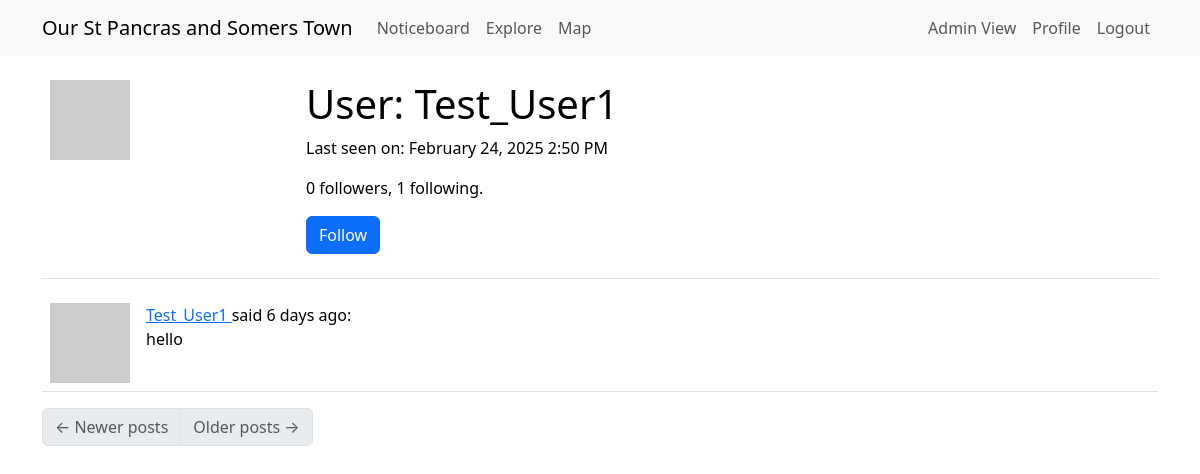
Screenshot of /user/Test_User1 (signed in) with the database file from the repository.
### app/models.py (models this page shows, shortened)
class User(UserMixin, db.Model):
    __tablename__ = "User"
    __searchable__ = ['username', 'email',]
    id: so.Mapped[int] = so.mapped_column(primary_key=True) # so.Mapped gives a python data type to the attr, so.mapped_column creates the actual column
    access_level: so.Mapped[int] = so.mapped_column(
        default=0,  # Default to 0 (logged-in User)
        nullable=False
    )
    username: so.Mapped[str] = so.mapped_column(sa.String(64), index=True,
                                                unique=True)
    email: so.Mapped[str] = so.mapped_column(sa.String(120), index=True,
                                             unique=True)
    password_hash: so.Mapped[Optional[str]] = so.mapped_column(sa.String(256)) #attr can be defined as Optional
    about_me: so.Mapped[Optional[str]] = so.mapped_column(sa.String(140))
    last_seen: so.Mapped[Optional[datetime]] = so.mapped_column(
        default=lambda: datetime.now(timezone.utc))
    posts: so.WriteOnlyMapped['Post'] = so.relationship(
        back_populates='author',
        passive_deletes=True) #back_populates links Posts.author to User.posts
    following: so.WriteOnlyMapped['User'] = so.relationship(
        secondary=followers, primaryjoin=(followers.c.follower_id == id), # establish link between User and Follower tables, where the id matches (all the Users this current User follows)
        secondaryjoin=(followers.c.followed_id == id), #links followers back to Users. identifies all Users who are followed by the current User
        back_populates='followers',
        passive_deletes=True) #links User.following to Follower.followers (who the User is following)
    followers: so.WriteOnlyMapped['User'] = so.relationship(
        secondary=followers, primaryjoin=(followers.c.followed_id == id),
        secondaryjoin=(followers.c.follower_id == id),
        back_populates='following',
        passive_deletes=True) #same but for who the User is being followed by
    Markers: so.Mapped["Marker"] = so.relationship(
        "Marker",
        back_populates="creator",  # Links to the `Marker.creator` relationship
    )
    def avatar(self, size):
        digest = md5(self.email.lower().encode('utf-8')).hexdigest()
        return f'https://www.gravatar.com/avatar/{digest}?d=identicon&s={size}' #provides an automatic avatar
    def is_following(self, User):
        query = self.following.select().where(User.id == User.id)
        return db.session.scalar(query) is not None
    def followers_count(self):
        query = sa.select(sa.func.count()).select_from(
            self.followers.select().subquery())
        return db.session.scalar(query)
    def following_count(self):
        query = sa.select(sa.func.count()).select_from(
            self.following.select().subquery())
        return db.session.scalar(query)

class Post(db.Model):
    __searchable__ = ['body']  # Fields to index
    id: so.Mapped[int] = so.mapped_column(primary_key=True)
    body: so.Mapped[str] = so.mapped_column(sa.String(140))
    timestamp: so.Mapped[datetime] = so.mapped_column(index=True, default=lambda: datetime.now(timezone.utc))
    user_id: so.Mapped[int] = so.mapped_column(sa.ForeignKey(User.id, ondelete='CASCADE'),index=True)
    author: so.Mapped[User] = so.relationship(back_populates='posts', passive_deletes=True)

### app/routes.py (the view)
@app.route('/user/<username>') # view other user profiles for follow/unfollow
@login_required
def user(username):
    user = db.first_or_404(sa.select(User).where(User.username == username)) #get the matching user otherwise return a 404 invalid page error
    page = request.args.get('page', 1, type=int)
    query = user.posts.select().order_by(Post.timestamp.desc())
    posts = db.paginate(query, page=page,
                        per_page=app.config['POSTS_PER_PAGE'],
                        error_out=False) # collect + paginate all the current user’s posts in descending time order
    next_url = url_for('user', username=user.username, page=posts.next_num) \
        if posts.has_next else None
    prev_url = url_for('user', username=user.username, page=posts.prev_num) \
        if posts.has_prev else None
    form = EmptyForm() # provide a submit button to follow/unfollow users
    return render_template('user.html', user=user, posts=posts.items,
                           next_url=next_url, prev_url=prev_url, form=form)

### app/forms.py
class EmptyForm(FlaskForm):
    submit = SubmitField('Submit')

### app/models.py (called while the page is built)
@login.user_loader
def load_User(id):
    return db.session.get(User, int(id))

### app/routes.py (called while the page is built)
@app.before_request
def before_request(): # if user is logged in, record the time they log in, update database
    if current_user.is_authenticated:
        current_user.last_seen = datetime.now(timezone.utc)
        db.session.commit()

### app/templates/user.html (shortened to what this page needs)
{% extends "base.html" %}
{% block content %}
    <table class="table table-hover">
        <tr>
            <td width="256px"><img src="{{ user.avatar(256) }}"></td>
            <td>
                <h1>User: {{ user.username }}</h1>
                {% if user.last_seen %}
                <p>Last seen on: {{ moment(user.last_seen).format('LLL') }}</p>
                {% endif %}
                <p>{{ user.followers_count() }} followers, {{ user.following_count() }} following.</p>
                {% if user == current_user %}
                <p><a href="{{ url_for('edit_profile') }}">Edit your profile</a></p>
                {% elif not current_user.is_following(user) %}
                <p>
                    <form action="{{ url_for('follow', username=user.username) }}" method="post">
                        {{ form.submit(value='Follow', class_='btn btn-primary') }}
                    </form>
                </p>
                {% endif %}
            </td>
        </tr>
    </table>
    {% for post in posts %}
        {% include '_post.html' %}
    {% endfor %}
    <nav aria-label="Post navigation">
        <ul class="pagination">
            <li class="page-item{% if not prev_url %} disabled{% endif %}">
                <a class="page-link" href="{{ prev_url }}">
                    <span aria-hidden="true">&larr;</span> Newer posts
                </a>
            </li>
            <li class="page-item{% if not next_url %} disabled{% endif %}">
                <a class="page-link" href="{{ next_url }}">
                    Older posts <span aria-hidden="true">&rarr;</span>
                </a>
            </li>
        </ul>
    </nav>
{% endblock %}

### app/templates/_post.html
<table class="table table-hover">
    <tr>
        <td width="70px">
            <a href="{{ url_for('user', username=post.author.username) }}">
                <img src="{{ post.author.avatar(70) }}" />
            </a>
        </td>
        <td>
            <a href="{{ url_for('user', username=post.author.username) }}">
                {{ post.author.username }}
            </a>
            said {{ moment(post.timestamp).fromNow() }}:
            <br>
            {{ post.body }}
        </td>
    </tr>
</table>

### rows the page displays
User: username "Test_User1", last_seen "February 24, 2025 2:50 PM"
Post: author.username "Test_User1", timestamp "6 days ago", body "hello"

### other values shown
{{ user.followers_count() }} "0"
{{ user.following_count() }} "1"
